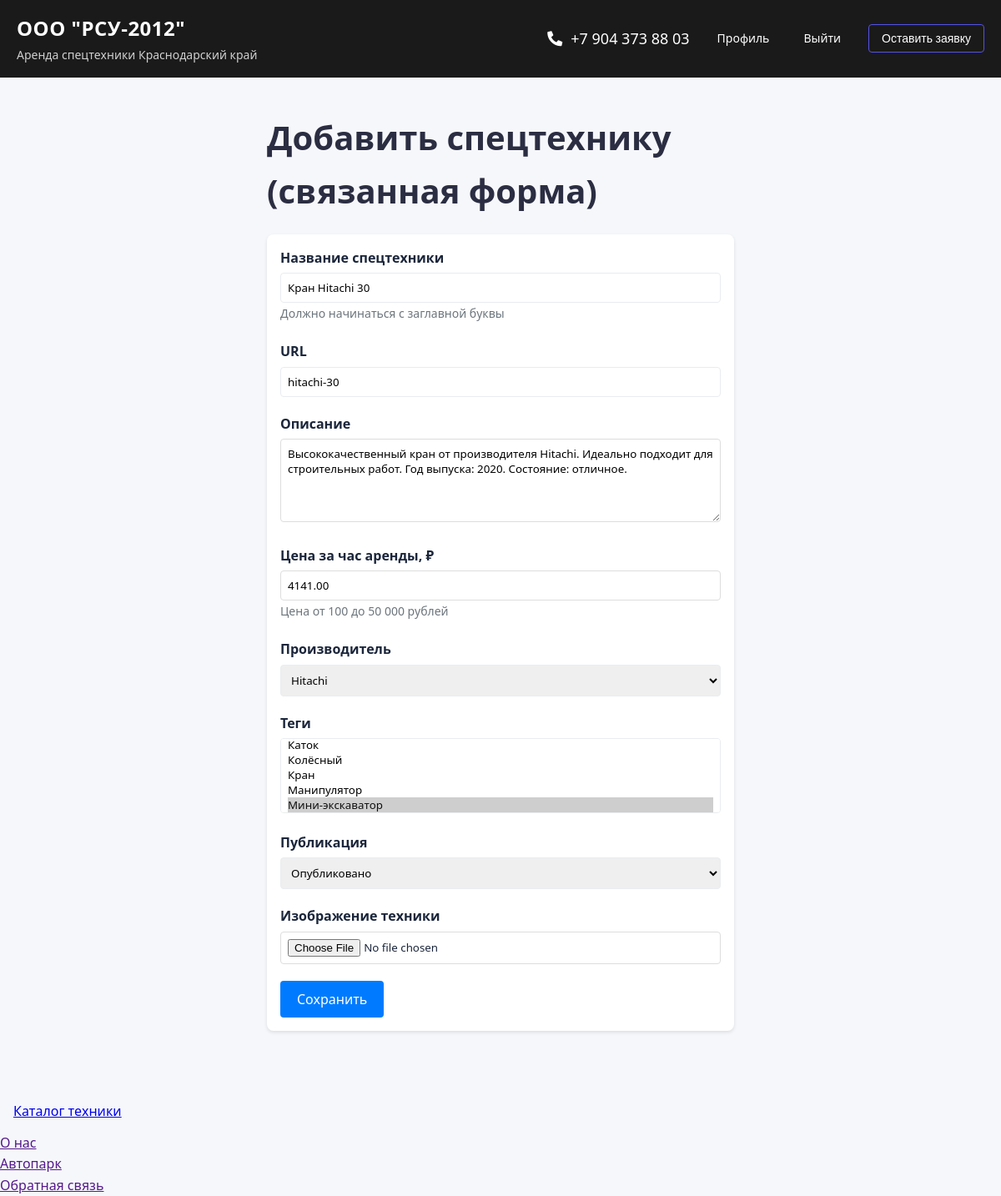
The page /equipment/equipment/hitachi-30/edit/ (signed in) on the database its author committed.
### bid/models.py (models this page shows, shortened)
class Equipment(models.Model):
    class Status(models.IntegerChoices):
        DRAFT = 0, 'Черновик'
        PUBLISHED = 1, 'Опубликовано'
    title = models.CharField(max_length=255, verbose_name="Название техники")
    slug = models.SlugField(max_length=255, unique=True, db_index=True, verbose_name="URL")
    description = models.TextField(blank=True, verbose_name="Описание")
    price_per_hour = models.DecimalField(max_digits=10, decimal_places=2, verbose_name="Цена за час, ₽")
    time_create = models.DateTimeField(auto_now_add=True, verbose_name="Время создания")
    time_update = models.DateTimeField(auto_now=True, verbose_name="Время обновления")
    status = models.IntegerField(choices=Status.choices, default=Status.DRAFT, verbose_name="Публикация")
    image = models.ImageField(upload_to='equipment_images/', blank=True, null=True, verbose_name="Изображение техники")
    owner = models.ForeignKey(
        settings.AUTH_USER_MODEL,
        on_delete=models.SET_NULL,
        null=True,
        blank=True,
        related_name='owned_equipment',
        verbose_name='Владелец'
    )
    manufacturer = models.ForeignKey(
        'Manufacturer',
        on_delete=models.SET_NULL,
        related_name='equipment',
        verbose_name="Производитель",
        null=True,
        blank=True,
    )
    tags = models.ManyToManyField(
        'Tag',
        related_name='equipment',
        verbose_name="Теги",
        blank=True,
    )
    objects = models.Manager()
    published = PublishedManager()
    class Meta:
        ordering = ['-time_create']
        indexes = [models.Index(fields=['-time_create'])]
        verbose_name = 'Единица техники'
        verbose_name_plural = 'Единицы техники'
        permissions = [
            ('can_publish_equipment', 'Может публиковать оборудование'),
            ('can_manage_equipment', 'Может управлять оборудованием'),
            ('can_view_equipment_analytics', 'Может просматривать аналитику оборудования'),
        ]

### bid/views.py (the view)
# urls.py: path('equipment/<slug:equipment_slug>/edit/', views.EquipmentUpdateView.as_view(), name='equipment_update'),
class EquipmentUpdateView(LoginRequiredMixin, UserPassesTestMixin, DataMixin, UpdateView):
    model = Equipment
    form_class = EquipmentModelForm
    template_name = 'bid/add_equipment_model.html'
    success_url = reverse_lazy('equipment_list')
    slug_url_kwarg = 'equipment_slug'
    title = 'Редактировать оборудование'
    login_url = reverse_lazy('users:login')
    def test_func(self):
        equipment = self.get_object()
        return equipment.owner_id == self.request.user.id or self.request.user.is_staff

### bid/forms.py
class EquipmentModelForm(forms.ModelForm):
    title = forms.CharField(
        max_length=255,
        label='Название спецтехники',
        validators=[validate_title_capitalized],
        help_text='Должно начинаться с заглавной буквы'
    )
    price_per_hour = forms.DecimalField(
        max_digits=10,
        decimal_places=2,
        label='Цена за час аренды, ₽',
        validators=[validate_reasonable_price],
        help_text='Цена от 100 до 50 000 рублей'
    )
    class Meta:
        model = Equipment
        fields = [
            'title',
            'slug',
            'description',
            'price_per_hour',
            'manufacturer',
            'tags',
            'status',
            'image',
        ]
        widgets = {
            'description': forms.Textarea(attrs={'rows': 4, 'cols': 40}),
            'status': forms.Select(choices=Equipment.Status.choices),
        }

### bid/models.py (called while the page is built)
    def __str__(self):
        return self.name

    def __str__(self):
        return self.name

### bid/utils.py (called while the page is built, shortened)
    def get_context_data(self, *, object_list=None, **kwargs):
        if object_list is None and hasattr(self, 'get_queryset'):
            object_list = self.get_queryset()
        context = super().get_context_data(object_list=object_list, **kwargs)
        context['menu'] = MENU
        if self.title:
            context['title'] = self.title
        paginator = context.get('paginator')
        page_obj = context.get('page_obj')
        return context

### homepage/templatetags/footernav.py (called while the page is built)
@register.simple_tag()
def get_categories():
    return views.menu

### templates/bid/add_equipment_model.html (shortened to what this page needs)
{% extends 'base.html' %}
{% block content %}
<div class="container">
    <h1>Добавить спецтехнику (связанная форма)</h1>
    <form method="post" enctype="multipart/form-data">
        <div class="form-group">
            <label for="{{ form.title.id_for_label }}">{{ form.title.label }}</label>
            {{ form.title }}
            <small class="form-text text-muted">{{ form.title.help_text }}</small>
        </div>
        <div class="form-group">
            <label for="{{ form.slug.id_for_label }}">{{ form.slug.label }}</label>
            {{ form.slug }}
        </div>
        <div class="form-group">
            <label for="{{ form.description.id_for_label }}">{{ form.description.label }}</label>
            {{ form.description }}
        </div>
        <div class="form-group">
            <label for="{{ form.price_per_hour.id_for_label }}">{{ form.price_per_hour.label }}</label>
            {{ form.price_per_hour }}
            <small class="form-text text-muted">{{ form.price_per_hour.help_text }}</small>
        </div>
        <div class="form-group">
            <label for="{{ form.manufacturer.id_for_label }}">{{ form.manufacturer.label }}</label>
            {{ form.manufacturer }}
        </div>
        <div class="form-group">
            <label for="{{ form.tags.id_for_label }}">{{ form.tags.label }}</label>
            {{ form.tags }}
        </div>
        <div class="form-group">
            <label for="{{ form.status.id_for_label }}">{{ form.status.label }}</label>
            {{ form.status }}
        </div>
        <div class="form-group">
            <label for="{{ form.image.id_for_label }}">{{ form.image.label }}</label>
            {{ form.image }}
        </div>
        <button type="submit" class="btn btn-primary">Сохранить</button>
    </form>
</div>
{% endblock %}

### static/css/homepage.css (style rules this page uses)
h1 { font-size: 2.5rem; font-weight: 700; color: #2b2d42; margin-bottom: 20px; }
* { box-sizing: border-box; margin: 0; padding: 0; font-family: 'Segoe UI', Tahoma, Geneva, Verdana, sans-serif; }
body { background-color: #f5f7fa; color: var(--dark); line-height: 1.6; }
.container { max-width: 1200px; margin: 0 auto; padding: 1rem; }
.form-group { position: relative; margin-bottom: 1.5rem; }
form { background: white; padding: 1rem; border-radius: 8px; box-shadow: 0 2px 4px rgba(0, 0, 0, 0.1); margin-bottom: 2rem; }
form input[type="text"], form select { padding: 0.5rem; border: 1px solid var(--gray-light); border-radius: 4px; margin-right: 0.5rem; }
form button { background: var(--primary); color: white; border: none; padding: 0.5rem 1rem; border-radius: 4px; cursor: pointer; transition: background 0.3s ease; }
.btn { display: inline-block; font-weight: 400; line-height: 1.5; color: #212529; text-align: center; text-decoration: none; vertical-align: middle; cursor: pointer; user-select: none; background-color: transparent; border: 1px solid transparent; padding: 0.375rem 0.75rem; font-size: 1rem; border-radius: 0.375rem; transition: color 0.15s ease-in-out, background-color 0.15s ease-in-out, border-color 0.15s ease-in-out, box-shadow 0.15s ease-in-out; }
.btn-primary { color: #fff; background-color: #0d6efd; border-color: #0d6efd; }
.text-muted { color: #6c757d; }

### templates/bid/add_equipment_model.html (style rules this page uses)
.container { max-width: 600px; margin: 20px auto; padding: 20px; }
.form-group { margin-bottom: 20px; }
label { display: block; margin-bottom: 5px; font-weight: bold; }
input[type="text"], input[type="number"], textarea, select, input[type="file"] { width: 100%; padding: 8px; border: 1px solid #ddd; border-radius: 4px; box-sizing: border-box; }
textarea { height: 100px; resize: vertical; }
.btn { background-color: #007bff; color: white; padding: 10px 20px; border: none; border-radius: 4px; cursor: pointer; }
.form-text { font-size: 0.875em; color: #6c757d; }

### rows shown on the page
Equipment: title "Кран Hitachi 30", slug "hitachi-30", description "Высококачественный кран от производителя Hitachi. Идеально подходит для строительных работ. Год выпуска: 2020. Состояние: отличное.", price_per_hour "4141.00", manufacturer "Hitachi", status "Опубликовано"

### other values the page prints
{{ cat }} "O нас" "Автопарк" "Обратная связь"
